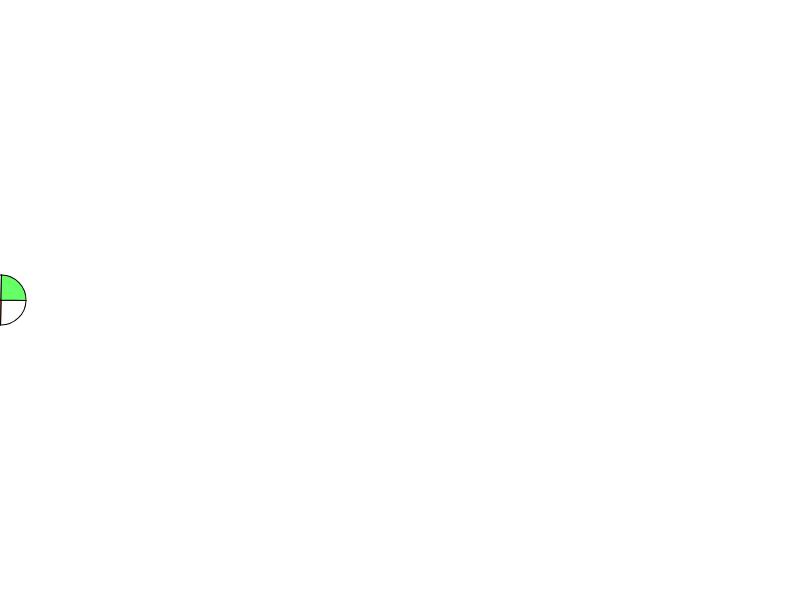
Frame 1 (no input)
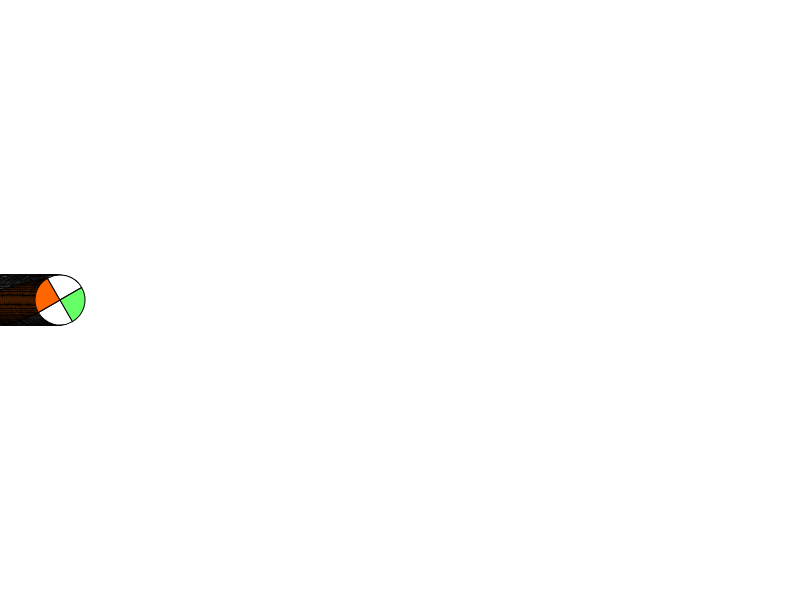
Frame 60 (no input)
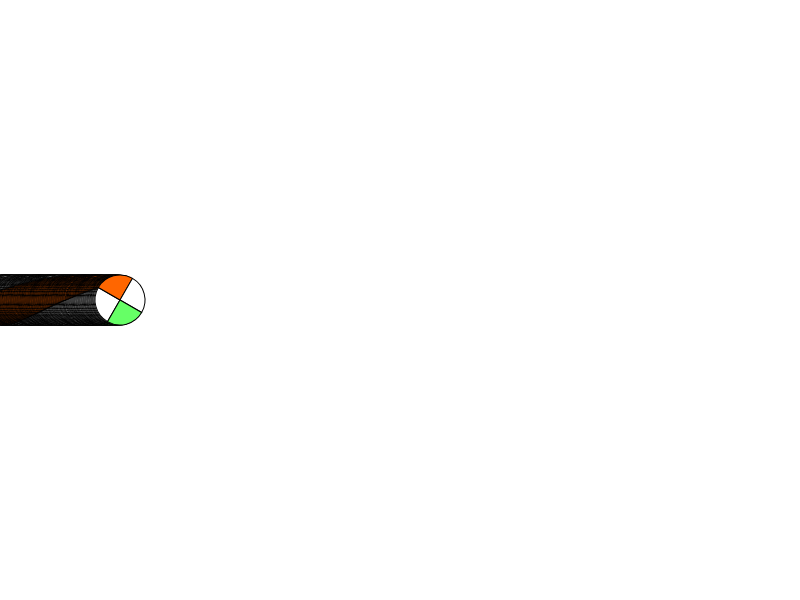
Frame 120 (the mouse pressed at the canvas centre since frame 60)

The p5.js sketch that drew these frames (run headless with seeded random() and noise() and a simulated clock; from frame 60 on, the mouse is pressed at the canvas centre):

// p5.js sketch
// ── sketch.js
function setup() {
  createCanvas(800, 600);
  angleMode(DEGREES);
}

function draw() {
  translate(frameCount,height/2);
  rotate(frameCount)
  fill(255)
  arc(0, 0, 50, 50, 0, 90, PIE);
  fill(255,102,0)
  arc(0, 0, 50, 50, 90, 180, PIE);
  fill(255)
  arc(0, 0, 50, 50, 180, 270, PIE);
  fill(102,255,102)
  arc(0, 0, 50, 50, 270, 360, PIE);
}
